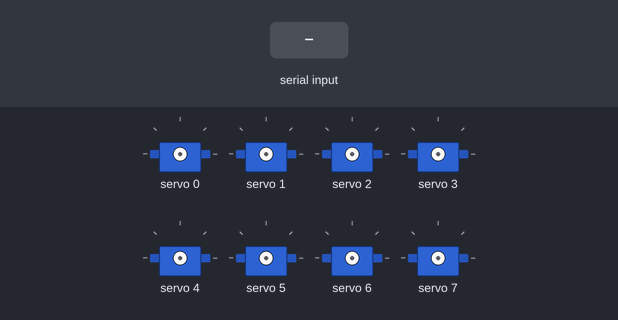
Bench run of a sketch on a simulated Arduino Uno, built with avr-gcc and run on an emulated ATmega328P. Shown: 8 × servo. Inputs (shaded band) come from the test bench. What the sketch prints to the serial monitor is not drawn.

Above: at 0.8 s.
0.9 s: "1" received over Serial
Timing chart, 0 to 22.8 s (numbered marks = the images above; inputs shaded):
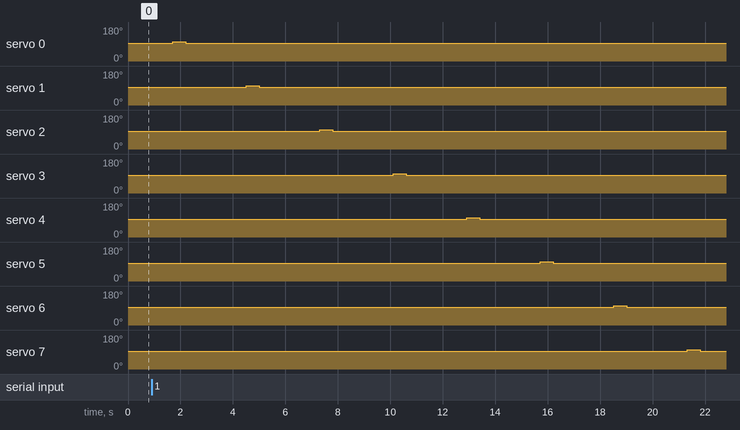

Measured:
- after the input at 0.9 s, servo 0: 93° → 102° after 0.80 s, → 93° 0.50 s later; servo 1: 93° → 102° after 3.6 s, → 93° 0.50 s later; servo 2: 93° → 102° after 6.4 s, → 93° 0.50 s later; servo 3: 93° → 102° after 9.2 s, → 93° 0.50 s later; servo 4: 93° → 102° after 12.0 s, → 93° 0.50 s later

The sketch:

02_channel_check.ino
```cpp
// 채널 확인: CH0~CH15를 하나씩 살짝 움직여 어느 관절이 몇 번 채널인지 찾기
// 시리얼 모니터(9600)에서 배터리 연결 후 'a' 입력하면 시작
// 결과: CH10 = 어깨, CH11 = 팔꿈치, CH13 = 손목, CH15 = 그리퍼
#include <Wire.h>
#include <Adafruit_PWMServoDriver.h>

Adafruit_PWMServoDriver pca = Adafruit_PWMServoDriver(0x40);
const int CENTER = 307;   // 약 1.5ms = 약 90도
const int WIGGLE = 20;    // 약 10도만 살짝

void setup() {
  Serial.begin(9600);
  pca.begin();
  pca.setOscillatorFrequency(27000000);
  pca.setPWMFreq(50);
  delay(10);
  for (int ch = 0; ch < 16; ch++) pca.setPWM(ch, 0, 4096);  // 전 채널 신호 끔

  Serial.println("Connect battery, support the arm, then type a and press Enter");
  while (!Serial.available()) {}
  while (Serial.available()) Serial.read();

  for (int ch = 0; ch < 16; ch++) {
    Serial.print("CH");
    Serial.println(ch);
    pca.setPWM(ch, 0, CENTER);           delay(800);
    pca.setPWM(ch, 0, CENTER + WIGGLE);  delay(500);
    pca.setPWM(ch, 0, CENTER);           delay(500);
    pca.setPWM(ch, 0, 4096);             // 이 채널 신호 끔
    delay(1000);
  }
  Serial.println("Done");
}

void loop() {}
```
